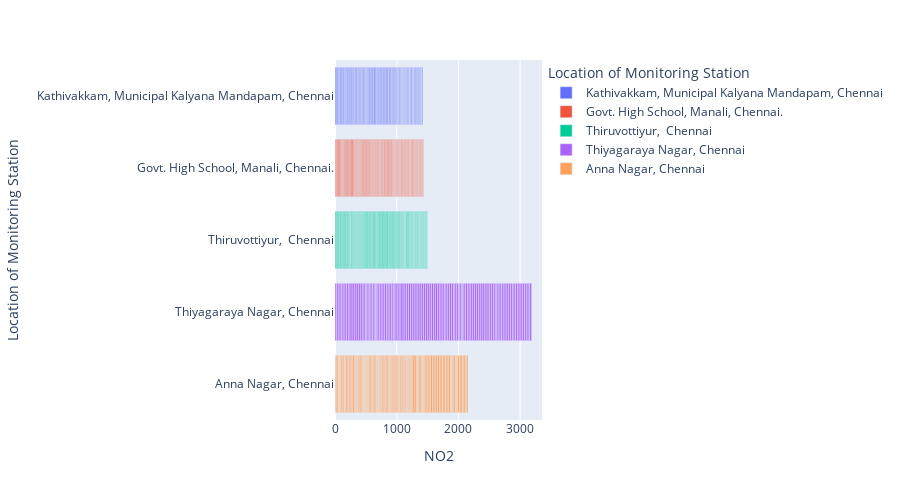

Source (notebook cell):
### Code cell
#br graph using plotly
import plotly.express as px
px.bar(new_data.head(500), x = 'NO2', y = 'Location of Monitoring Station', 
       color = 'Location of Monitoring Station', height = 500, hover_data = ['NO2', 'Location of Monitoring Station'])

### Figure 1 — Plotly figure (JSON) as saved in the notebook; plotly's stock layout.template omitted (floating-point values rounded to 4 significant figures)
{"data": [{"alignmentgroup": "True", "hovertemplate": "Location of Monitoring Station=%{y}<br>NO2=%{x}<extra></extra>", "legendgroup": "Kathivakkam, Municipal Kalyana Mandapam, Chennai", "marker": {"color": "#636efa", "pattern": {"shape": ""}}, "name": "Kathivakkam, Municipal Kalyana Mandapam, Chennai", "offsetgroup": "Kathivakkam, Municipal Kalyana Mandapam, Chennai", "orientation": "h", "showlegend": true, "textposition": "auto", "type": "bar", "x": [17, 17, 18, 16, 14, 18, 17, 16, 19, 14, 16, 14, 17, 16, 17, 16, 18, 16, 17, 14, 17, 19, 15, 16, 17, 17, 14, 16, 18, 18, 13, 14, 13, 15, 18, 16, 16, 18, 15, 20, 18, 14, 16, 16, 15, 17, 17, 14, 17, 16, 15, 17, 18, 13, 17, 16, 13, 15, 18, 15, 16, 15, 12, 13, 13, 16, 12, 12, 13, 12, 10, 14, 14, 14, 13, 14, 14, 11, 10, 14, 16, 12, 13, 12, 15, 16, 13, 13, 16, 13, 15, 16, 12, 13], "xaxis": "x", "y": ["Kathivakkam, Municipal Kalyana Mandapam, Chennai", "Kathivakkam, Municipal Kalyana Mandapam, Chennai", "Kathivakkam, Municipal Kalyana Mandapam, Chennai", "Kathivakkam, Municipal Kalyana Mandapam, Chennai", "Kathivakkam, Municipal Kalyana Mandapam, Chennai", "Kathivakkam, Municipal Kalyana Mandapam, Chennai", "Kathivakkam, Municipal Kalyana Mandapam, Chennai", "Kathivakkam, Municipal Kalyana Mandapam, Chennai", "Kathivakkam, Municipal Kalyana Mandapam, Chennai", "Kathivakkam, Municipal Kalyana Mandapam, Chennai", "Kathivakkam, Municipal Kalyana Mandapam, Chennai", "Kathivakkam, Municipal Kalyana Mandapam, Chennai", "Kathivakkam, Municipal Kalyana Mandapam, Chennai", "Kathivakkam, Municipal Kalyana Mandapam, Chennai", "Kathivakkam, Municipal Kalyana Mandapam, Chennai", "Kathivakkam, Municipal Kalyana Mandapam, Chennai", "Kathivakkam, Municipal Kalyana Mandapam, Chennai", "Kathivakkam, Municipal Kalyana Mandapam, Chennai", "Kathivakkam, Municipal Kalyana Mandapam, Chennai", "Kathivakkam, Municipal Kalyana Mandapam, Chennai", "Kathivakkam, Municipal Kalyana Mandapam, Chennai", "Kathivakkam, Municipal Kalyana Mandapam, Chennai", "Kathivakkam, Municipal Kalyana Mandapam, Chennai", "Kathivakkam, Municipal Kalyana Mandapam, Chennai", "Kathivakkam, Municipal Kalyana Mandapam, Chennai", "Kathivakkam, Municipal Kalyana Mandapam, Chennai", "Kathivakkam, Municipal Kalyana Mandapam, Chennai", "Kathivakkam, Municipal Kalyana Mandapam, Chennai", "Kathivakkam, Municipal Kalyana Mandapam, Chennai", "Kathivakkam, Municipal Kalyana Mandapam, Chennai", "Kathivakkam, Municipal Kalyana Mandapam, Chennai", "Kathivakkam, Municipal Kalyana Mandapam, Chennai", "Kathivakkam, Municipal Kalyana Mandapam, Chennai", "Kathivakkam, Municipal Kalyana Mandapam, Chennai", "Kathivakkam, Municipal Kalyana Mandapam, Chennai", "Kathivakkam, Municipal Kalyana Mandapam, Chennai", "Kathivakkam, Municipal Kalyana Mandapam, Chennai", "Kathivakkam, Municipal Kalyana Mandapam, Chennai", "Kathivakkam, Municipal Kalyana Mandapam, Chennai", "Kathivakkam, Municipal Kalyana Mandapam, Chennai", "Kathivakkam, Municipal Kalyana Mandapam, Chennai", "Kathivakkam, Municipal Kalyana Mandapam, Chennai", "Kathivakkam, Municipal Kalyana Mandapam, Chennai", "Kathivakkam, Municipal Kalyana Mandapam, Chennai", "Kathivakkam, Municipal Kalyana Mandapam, Chennai", "Kathivakkam, Municipal Kalyana Mandapam, Chennai", "Kathivakkam, Municipal Kalyana Mandapam, Chennai", "Kathivakkam, Municipal Kalyana Mandapam, Chennai", "Kathivakkam, Municipal Kalyana Mandapam, Chennai", "Kathivakkam, Municipal Kalyana Mandapam, Chennai", "Kathivakkam, Municipal Kalyana Mandapam, Chennai", "Kathivakkam, Municipal Kalyana Mandapam, Chennai", "Kathivakkam, Municipal Kalyana Mandapam, Chennai", "Kathivakkam, Municipal Kalyana Mandapam, Chennai", "Kathivakkam, Municipal Kalyana Mandapam, Chennai", "Kathivakkam, Municipal Kalyana Mandapam, Chennai", "Kathivakkam, Municipal Kalyana Mandapam, Chennai", "Kathivakkam, Municipal Kalyana Mandapam, Chennai", "Kathivakkam, Municipal Kalyana Mandapam, Chennai", "Kathivakkam, Municipal Kalyana Mandapam, Chennai", "Kathivakkam, Municipal Kalyana Mandapam, Chennai", "Kathivakkam, Municipal Kalyana Mandapam, Chennai", "Kathivakkam, Municipal Kalyana Mandapam, Chennai", "Kathivakkam, Municipal Kalyana Mandapam, Chennai", "Kathivakkam, Municipal Kalyana Mandapam, Chennai", "Kathivakkam, Municipal Kalyana Mandapam, Chennai", "Kathivakkam, Municipal Kalyana Mandapam, Chennai", "Kathivakkam, Municipal Kalyana Mandapam, Chennai", "Kathivakkam, Municipal Kalyana Mandapam, Chennai", "Kathivakkam, Municipal Kalyana Mandapam, Chennai", "Kathivakkam, Municipal Kalyana Mandapam, Chennai", "Kathivakkam, Municipal Kalyana Mandapam, Chennai", "Kathivakkam, Municipal Kalyana Mandapam, Chennai", "Kathivakkam, Municipal Kalyana Mandapam, Chennai", "Kathivakkam, Municipal Kalyana Mandapam, Chennai", "Kathivakkam, Municipal Kalyana Mandapam, Chennai", "Kathivakkam, Municipal Kalyana Mandapam, Chennai", "Kathivakkam, Municipal Kalyana Mandapam, Chennai", "Kathivakkam, Municipal Kalyana Mandapam, Chennai", "Kathivakkam, Municipal Kalyana Mandapam, Chennai", "Kathivakkam, Municipal Kalyana Mandapam, Chennai", "Kathivakkam, Municipal Kalyana Mandapam, Chennai", "Kathivakkam, Municipal Kalyana Mandapam, Chennai", "Kathivakkam, Municipal Kalyana Mandapam, Chennai", "Kathivakkam, Municipal Kalyana Mandapam, Chennai", "Kathivakkam, Municipal Kalyana Mandapam, Chennai", "Kathivakkam, Municipal Kalyana Mandapam, Chennai", "Kathivakkam, Municipal Kalyana Mandapam, Chennai", "Kathivakkam, Municipal Kalyana Mandapam, Chennai", "Kathivakkam, Municipal Kalyana Mandapam, Chennai", "Kathivakkam, Municipal Kalyana Mandapam, Chennai", "Kathivakkam, Municipal Kalyana Mandapam, Chennai", "Kathivakkam, Municipal Kalyana Mandapam, Chennai", "Kathivakkam, Municipal Kalyana Mandapam, Chennai"], "yaxis": "y"}, {"alignmentgroup": "True", "hovertemplate": "Location of Monitoring Station=%{y}<br>NO2=%{x}<extra></extra>", "legendgroup": "Govt. High School, Manali, Chennai.", "marker": {"color": "#EF553B", "pattern": {"shape": ""}}, "name": "Govt. High School, Manali, Chennai.", "offsetgroup": "Govt. High School, Manali, Chennai.", "orientation": "h", "showlegend": true, "textposition": "auto", "type": "bar", "x": [14, 17, 18, 19, 19, 18, 17, 17, 20, 18, 17, 18, 16, 14, 17, 18, 20, 19, 17, 18, 15, 15, 16, 18, 18, 18, 18, 14, 17, 17, 15, 16, 17, 14, 15, 13, 16, 17, 19, 16, 17, 16, 13, 16, 13, 17, 15, 14, 17, 15, 14, 17, 15, 16, 15, 17, 13, 13, 15, 14, 12, 13, 12, 15, 16, 15, 13, 17, 14, 13, 12, 15, 15, 15, 16, 17, 15, 12, 14, 16, 11, 15, 13, 13, 13, 13, 12, 13, 14, 16, 13, 10, 13], "xaxis": "x", "y": ["Govt. High School, Manali, Chennai.", "Govt. High School, Manali, Chennai.", "Govt. High School, Manali, Chennai.", "Govt. High School, Manali, Chennai.", "Govt. High School, Manali, Chennai.", "Govt. High School, Manali, Chennai.", "Govt. High School, Manali, Chennai.", "Govt. High School, Manali, Chennai.", "Govt. High School, Manali, Chennai.", "Govt. High School, Manali, Chennai.", "Govt. High School, Manali, Chennai.", "Govt. High School, Manali, Chennai.", "Govt. High School, Manali, Chennai.", "Govt. High School, Manali, Chennai.", "Govt. High School, Manali, Chennai.", "Govt. High School, Manali, Chennai.", "Govt. High School, Manali, Chennai.", "Govt. High School, Manali, Chennai.", "Govt. High School, Manali, Chennai.", "Govt. High School, Manali, Chennai.", "Govt. High School, Manali, Chennai.", "Govt. High School, Manali, Chennai.", "Govt. High School, Manali, Chennai.", "Govt. High School, Manali, Chennai.", "Govt. High School, Manali, Chennai.", "Govt. High School, Manali, Chennai.", "Govt. High School, Manali, Chennai.", "Govt. High School, Manali, Chennai.", "Govt. High School, Manali, Chennai.", "Govt. High School, Manali, Chennai.", "Govt. High School, Manali, Chennai.", "Govt. High School, Manali, Chennai.", "Govt. High School, Manali, Chennai.", "Govt. High School, Manali, Chennai.", "Govt. High School, Manali, Chennai.", "Govt. High School, Manali, Chennai.", "Govt. High School, Manali, Chennai.", "Govt. High School, Manali, Chennai.", "Govt. High School, Manali, Chennai.", "Govt. High School, Manali, Chennai.", "Govt. High School, Manali, Chennai.", "Govt. High School, Manali, Chennai.", "Govt. High School, Manali, Chennai.", "Govt. High School, Manali, Chennai.", "Govt. High School, Manali, Chennai.", "Govt. High School, Manali, Chennai.", "Govt. High School, Manali, Chennai.", "Govt. High School, Manali, Chennai.", "Govt. High School, Manali, Chennai.", "Govt. High School, Manali, Chennai.", "Govt. High School, Manali, Chennai.", "Govt. High School, Manali, Chennai.", "Govt. High School, Manali, Chennai.", "Govt. High School, Manali, Chennai.", "Govt. High School, Manali, Chennai.", "Govt. High School, Manali, Chennai.", "Govt. High School, Manali, Chennai.", "Govt. High School, Manali, Chennai.", "Govt. High School, Manali, Chennai.", "Govt. High School, Manali, Chennai.", "Govt. High School, Manali, Chennai.", "Govt. High School, Manali, Chennai.", "Govt. High School, Manali, Chennai.", "Govt. High School, Manali, Chennai.", "Govt. High School, Manali, Chennai.", "Govt. High School, Manali, Chennai.", "Govt. High School, Manali, Chennai.", "Govt. High School, Manali, Chennai.", "Govt. High School, Manali, Chennai.", "Govt. High School, Manali, Chennai.", "Govt. High School, Manali, Chennai.", "Govt. High School, Manali, Chennai.", "Govt. High School, Manali, Chennai.", "Govt. High School, Manali, Chennai.", "Govt. High School, Manali, Chennai.", "Govt. High School, Manali, Chennai.", "Govt. High School, Manali, Chennai.", "Govt. High School, Manali, Chennai.", "Govt. High School, Manali, Chennai.", "Govt. High School, Manali, Chennai.", "Govt. High School, Manali, Chennai.", "Govt. High School, Manali, Chennai.", "Govt. High School, Manali, Chennai.", "Govt. High School, Manali, Chennai.", "Govt. High School, Manali, Chennai.", "Govt. High School, Manali, Chennai.", "Govt. High School, Manali, Chennai.", "Govt. High School, Manali, Chennai.", "Govt. High School, Manali, Chennai.", "Govt. High School, Manali, Chennai.", "Govt. High School, Manali, Chennai.", "Govt. High School, Manali, Chennai.", "Govt. High School, Manali, Chennai."], "yaxis": "y"}, {"alignmentgroup": "True", "hovertemplate": "Location of Monitoring Station=%{y}<br>NO2=%{x}<extra></extra>", "legendgroup": "Thiruvottiyur,  Chennai", "marker": {"color": "#00cc96", "pattern": {"shape": ""}}, "name": "Thiruvottiyur,  Chennai", "offsetgroup": "Thiruvottiyur,  Chennai", "orientation": "h", "showlegend": true, "textposition": "auto", "type": "bar", "x": [17, 16, 17, 18, 14, 18, 16, 15, 17, 17, 18, 16, 18, 17, 17, 13, 18, 17, 19, 15, 17, 16, 17, 13, 17, 19, 17, 15, 19, 17, 18, 17, 15, 16, 16, 15, 15, 19, 17, 15, 13, 16, 18, 19, 17, 14, 19, 16, 16, 16, 17, 19, 14, 16, 17, 15, 16, 17, 15, 14, 15, 15, 18, 17, 13, 16, 15, 15, 14, 13, 12, 17, 15, 16, 12, 15, 14, 18, 14, 13, 12, 13, 14, 15, 17, 14, 11, 13, 12, 14, 13, 16, 13, 11, 13, 11], "xaxis": "x", "y": ["Thiruvottiyur,  Chennai", "Thiruvottiyur,  Chennai", "Thiruvottiyur,  Chennai", "Thiruvottiyur,  Chennai", "Thiruvottiyur,  Chennai", "Thiruvottiyur,  Chennai", "Thiruvottiyur,  Chennai", "Thiruvottiyur,  Chennai", "Thiruvottiyur,  Chennai", "Thiruvottiyur,  Chennai", "Thiruvottiyur,  Chennai", "Thiruvottiyur,  Chennai", "Thiruvottiyur,  Chennai", "Thiruvottiyur,  Chennai", "Thiruvottiyur,  Chennai", "Thiruvottiyur,  Chennai", "Thiruvottiyur,  Chennai", "Thiruvottiyur,  Chennai", "Thiruvottiyur,  Chennai", "Thiruvottiyur,  Chennai", "Thiruvottiyur,  Chennai", "Thiruvottiyur,  Chennai", "Thiruvottiyur,  Chennai", "Thiruvottiyur,  Chennai", "Thiruvottiyur,  Chennai", "Thiruvottiyur,  Chennai", "Thiruvottiyur,  Chennai", "Thiruvottiyur,  Chennai", "Thiruvottiyur,  Chennai", "Thiruvottiyur,  Chennai", "Thiruvottiyur,  Chennai", "Thiruvottiyur,  Chennai", "Thiruvottiyur,  Chennai", "Thiruvottiyur,  Chennai", "Thiruvottiyur,  Chennai", "Thiruvottiyur,  Chennai", "Thiruvottiyur,  Chennai", "Thiruvottiyur,  Chennai", "Thiruvottiyur,  Chennai", "Thiruvottiyur,  Chennai", "Thiruvottiyur,  Chennai", "Thiruvottiyur,  Chennai", "Thiruvottiyur,  Chennai", "Thiruvottiyur,  Chennai", "Thiruvottiyur,  Chennai", "Thiruvottiyur,  Chennai", "Thiruvottiyur,  Chennai", "Thiruvottiyur,  Chennai", "Thiruvottiyur,  Chennai", "Thiruvottiyur,  Chennai", "Thiruvottiyur,  Chennai", "Thiruvottiyur,  Chennai", "Thiruvottiyur,  Chennai", "Thiruvottiyur,  Chennai", "Thiruvottiyur,  Chennai", "Thiruvottiyur,  Chennai", "Thiruvottiyur,  Chennai", "Thiruvottiyur,  Chennai", "Thiruvottiyur,  Chennai", "Thiruvottiyur,  Chennai", "Thiruvottiyur,  Chennai", "Thiruvottiyur,  Chennai", "Thiruvottiyur,  Chennai", "Thiruvottiyur,  Chennai", "Thiruvottiyur,  Chennai", "Thiruvottiyur,  Chennai", "Thiruvottiyur,  Chennai", "Thiruvottiyur,  Chennai", "Thiruvottiyur,  Chennai", "Thiruvottiyur,  Chennai", "Thiruvottiyur,  Chennai", "Thiruvottiyur,  Chennai", "Thiruvottiyur,  Chennai", "Thiruvottiyur,  Chennai", "Thiruvottiyur,  Chennai", "Thiruvottiyur,  Chennai", "Thiruvottiyur,  Chennai", "Thiruvottiyur,  Chennai", "Thiruvottiyur,  Chennai", "Thiruvottiyur,  Chennai", "Thiruvottiyur,  Chennai", "Thiruvottiyur,  Chennai", "Thiruvottiyur,  Chennai", "Thiruvottiyur,  Chennai", "Thiruvottiyur,  Chennai", "Thiruvottiyur,  Chennai", "Thiruvottiyur,  Chennai", "Thiruvottiyur,  Chennai", "Thiruvottiyur,  Chennai", "Thiruvottiyur,  Chennai", "Thiruvottiyur,  Chennai", "Thiruvottiyur,  Chennai", "Thiruvottiyur,  Chennai", "Thiruvottiyur,  Chennai", "Thiruvottiyur,  Chennai", "Thiruvottiyur,  Chennai"], "yaxis": "y"}, {"alignmentgroup": "True", "hovertemplate": "Location of Monitoring Station=%{y}<br>NO2=%{x}<extra></extra>", "legendgroup": "Thiyagaraya Nagar, Chennai", "marker": {"color": "#ab63fa", "pattern": {"shape": ""}}, "name": "Thiyagaraya Nagar, Chennai", "offsetgroup": "Thiyagaraya Nagar, Chennai", "orientation": "h", "showlegend": true, "textposition": "auto", "type": "bar", "x": [23, 30, 29, 25, 26, 29, 25, 30, 27, 34, 35, 32, 34, 32, 32, 27, 23, 22, 23, 24, 23, 25, 26, 21, 21, 19, 27, 26, 28, 27, 32, 25, 28, 29, 25, 17, 28, 30, 22, 28, 35, 30, 28, 30, 31, 30, 31, 31, 30, 31, 30, 30, 33, 35, 33, 28, 32, 29, 35, 30, 28, 30, 28, 22, 29, 29, 34, 32, 20, 30, 27, 22.14, 25, 20, 23, 24, 32, 27, 28, 31, 29, 31, 32, 30, 32, 33, 30, 31, 28, 31, 33, 25, 23, 25, 29, 24, 28, 30, 30, 29, 30, 29, 26, 27, 29, 28, 29, 29, 29, 29, 29, 26, 31], "xaxis": "x", "y": ["Thiyagaraya Nagar, Chennai", "Thiyagaraya Nagar, Chennai", "Thiyagaraya Nagar, Chennai", "Thiyagaraya Nagar, Chennai", "Thiyagaraya Nagar, Chennai", "Thiyagaraya Nagar, Chennai", "Thiyagaraya Nagar, Chennai", "Thiyagaraya Nagar, Chennai", "Thiyagaraya Nagar, Chennai", "Thiyagaraya Nagar, Chennai", "Thiyagaraya Nagar, Chennai", "Thiyagaraya Nagar, Chennai", "Thiyagaraya Nagar, Chennai", "Thiyagaraya Nagar, Chennai", "Thiyagaraya Nagar, Chennai", "Thiyagaraya Nagar, Chennai", "Thiyagaraya Nagar, Chennai", "Thiyagaraya Nagar, Chennai", "Thiyagaraya Nagar, Chennai", "Thiyagaraya Nagar, Chennai", "Thiyagaraya Nagar, Chennai", "Thiyagaraya Nagar, Chennai", "Thiyagaraya Nagar, Chennai", "Thiyagaraya Nagar, Chennai", "Thiyagaraya Nagar, Chennai", "Thiyagaraya Nagar, Chennai", "Thiyagaraya Nagar, Chennai", "Thiyagaraya Nagar, Chennai", "Thiyagaraya Nagar, Chennai", "Thiyagaraya Nagar, Chennai", "Thiyagaraya Nagar, Chennai", "Thiyagaraya Nagar, Chennai", "Thiyagaraya Nagar, Chennai", "Thiyagaraya Nagar, Chennai", "Thiyagaraya Nagar, Chennai", "Thiyagaraya Nagar, Chennai", "Thiyagaraya Nagar, Chennai", "Thiyagaraya Nagar, Chennai", "Thiyagaraya Nagar, Chennai", "Thiyagaraya Nagar, Chennai", "Thiyagaraya Nagar, Chennai", "Thiyagaraya Nagar, Chennai", "Thiyagaraya Nagar, Chennai", "Thiyagaraya Nagar, Chennai", "Thiyagaraya Nagar, Chennai", "Thiyagaraya Nagar, Chennai", "Thiyagaraya Nagar, Chennai", "Thiyagaraya Nagar, Chennai", "Thiyagaraya Nagar, Chennai", "Thiyagaraya Nagar, Chennai", "Thiyagaraya Nagar, Chennai", "Thiyagaraya Nagar, Chennai", "Thiyagaraya Nagar, Chennai", "Thiyagaraya Nagar, Chennai", "Thiyagaraya Nagar, Chennai", "Thiyagaraya Nagar, Chennai", "Thiyagaraya Nagar, Chennai", "Thiyagaraya Nagar, Chennai", "Thiyagaraya Nagar, Chennai", "Thiyagaraya Nagar, Chennai", "Thiyagaraya Nagar, Chennai", "Thiyagaraya Nagar, Chennai", "Thiyagaraya Nagar, Chennai", "Thiyagaraya Nagar, Chennai", "Thiyagaraya Nagar, Chennai", "Thiyagaraya Nagar, Chennai", "Thiyagaraya Nagar, Chennai", "Thiyagaraya Nagar, Chennai", "Thiyagaraya Nagar, Chennai", "Thiyagaraya Nagar, Chennai", "Thiyagaraya Nagar, Chennai", "Thiyagaraya Nagar, Chennai", "Thiyagaraya Nagar, Chennai", "Thiyagaraya Nagar, Chennai", "Thiyagaraya Nagar, Chennai", "Thiyagaraya Nagar, Chennai", "Thiyagaraya Nagar, Chennai", "Thiyagaraya Nagar, Chennai", "Thiyagaraya Nagar, Chennai", "Thiyagaraya Nagar, Chennai", "Thiyagaraya Nagar, Chennai", "Thiyagaraya Nagar, Chennai", "Thiyagaraya Nagar, Chennai", "Thiyagaraya Nagar, Chennai", "Thiyagaraya Nagar, Chennai", "Thiyagaraya Nagar, Chennai", "Thiyagaraya Nagar, Chennai", "Thiyagaraya Nagar, Chennai", "Thiyagaraya Nagar, Chennai", "Thiyagaraya Nagar, Chennai", "Thiyagaraya Nagar, Chennai", "Thiyagaraya Nagar, Chennai", "Thiyagaraya Nagar, Chennai", "Thiyagaraya Nagar, Chennai", "Thiyagaraya Nagar, Chennai", "Thiyagaraya Nagar, Chennai", "Thiyagaraya Nagar, Chennai", "Thiyagaraya Nagar, Chennai", "Thiyagaraya Nagar, Chennai", "Thiyagaraya Nagar, Chennai", "Thiyagaraya Nagar, Chennai", "Thiyagaraya Nagar, Chennai", "Thiyagaraya Nagar, Chennai", "Thiyagaraya Nagar, Chennai", "Thiyagaraya Nagar, Chennai", "Thiyagaraya Nagar, Chennai", "Thiyagaraya Nagar, Chennai", "Thiyagaraya Nagar, Chennai", "Thiyagaraya Nagar, Chennai", "Thiyagaraya Nagar, Chennai", "Thiyagaraya Nagar, Chennai", "Thiyagaraya Nagar, Chennai", "Thiyagaraya Nagar, Chennai"], "yaxis": "y"}, {"alignmentgroup": "True", "hovertemplate": "Location of Monitoring Station=%{y}<br>NO2=%{x}<extra></extra>", "legendgroup": "Anna Nagar, Chennai", "marker": {"color": "#FFA15A", "pattern": {"shape": ""}}, "name": "Anna Nagar, Chennai", "offsetgroup": "Anna Nagar, Chennai", "orientation": "h", "showlegend": true, "textposition": "auto", "type": "bar", "x": [15, 19, 23, 16, 20, 22, 17, 22, 20, 25, 24, 22, 20, 23, 27, 21, 17, 15, 19, 18, 20, 22, 17, 14, 15, 15, 19, 20, 21, 20, 23, 19, 22, 21, 19, 13, 21, 18, 15, 21, 19, 23, 22.14, 20, 19, 21, 19, 18, 20, 26, 20, 19, 21, 22, 16, 19, 16, 17, 18, 13, 13, 15, 18, 15, 17, 17, 33, 26, 15, 19, 22, 22.14, 19, 17, 20, 21, 27, 22, 24, 29, 29, 27, 29, 31, 24, 22, 27, 26, 24, 25, 28, 20, 17, 20, 26, 18, 18, 26, 26, 23, 24, 24, 21, 21], "xaxis": "x", "y": ["Anna Nagar, Chennai", "Anna Nagar, Chennai", "Anna Nagar, Chennai", "Anna Nagar, Chennai", "Anna Nagar, Chennai", "Anna Nagar, Chennai", "Anna Nagar, Chennai", "Anna Nagar, Chennai", "Anna Nagar, Chennai", "Anna Nagar, Chennai", "Anna Nagar, Chennai", "Anna Nagar, Chennai", "Anna Nagar, Chennai", "Anna Nagar, Chennai", "Anna Nagar, Chennai", "Anna Nagar, Chennai", "Anna Nagar, Chennai", "Anna Nagar, Chennai", "Anna Nagar, Chennai", "Anna Nagar, Chennai", "Anna Nagar, Chennai", "Anna Nagar, Chennai", "Anna Nagar, Chennai", "Anna Nagar, Chennai", "Anna Nagar, Chennai", "Anna Nagar, Chennai", "Anna Nagar, Chennai", "Anna Nagar, Chennai", "Anna Nagar, Chennai", "Anna Nagar, Chennai", "Anna Nagar, Chennai", "Anna Nagar, Chennai", "Anna Nagar, Chennai", "Anna Nagar, Chennai", "Anna Nagar, Chennai", "Anna Nagar, Chennai", "Anna Nagar, Chennai", "Anna Nagar, Chennai", "Anna Nagar, Chennai", "Anna Nagar, Chennai", "Anna Nagar, Chennai", "Anna Nagar, Chennai", "Anna Nagar, Chennai", "Anna Nagar, Chennai", "Anna Nagar, Chennai", "Anna Nagar, Chennai", "Anna Nagar, Chennai", "Anna Nagar, Chennai", "Anna Nagar, Chennai", "Anna Nagar, Chennai", "Anna Nagar, Chennai", "Anna Nagar, Chennai", "Anna Nagar, Chennai", "Anna Nagar, Chennai", "Anna Nagar, Chennai", "Anna Nagar, Chennai", "Anna Nagar, Chennai", "Anna Nagar, Chennai", "Anna Nagar, Chennai", "Anna Nagar, Chennai", "Anna Nagar, Chennai", "Anna Nagar, Chennai", "Anna Nagar, Chennai", "Anna Nagar, Chennai", "Anna Nagar, Chennai", "Anna Nagar, Chennai", "Anna Nagar, Chennai", "Anna Nagar, Chennai", "Anna Nagar, Chennai", "Anna Nagar, Chennai", "Anna Nagar, Chennai", "Anna Nagar, Chennai", "Anna Nagar, Chennai", "Anna Nagar, Chennai", "Anna Nagar, Chennai", "Anna Nagar, Chennai", "Anna Nagar, Chennai", "Anna Nagar, Chennai", "Anna Nagar, Chennai", "Anna Nagar, Chennai", "Anna Nagar, Chennai", "Anna Nagar, Chennai", "Anna Nagar, Chennai", "Anna Nagar, Chennai", "Anna Nagar, Chennai", "Anna Nagar, Chennai", "Anna Nagar, Chennai", "Anna Nagar, Chennai", "Anna Nagar, Chennai", "Anna Nagar, Chennai", "Anna Nagar, Chennai", "Anna Nagar, Chennai", "Anna Nagar, Chennai", "Anna Nagar, Chennai", "Anna Nagar, Chennai", "Anna Nagar, Chennai", "Anna Nagar, Chennai", "Anna Nagar, Chennai", "Anna Nagar, Chennai", "Anna Nagar, Chennai", "Anna Nagar, Chennai", "Anna Nagar, Chennai", "Anna Nagar, Chennai", "Anna Nagar, Chennai"], "yaxis": "y"}], "layout": {"barmode": "relative", "height": 500, "legend": {"title": {"text": "Location of Monitoring Station"}, "tracegroupgap": 0}, "margin": {"t": 60}, "xaxis": {"anchor": "y", "domain": [0, 1], "title": {"text": "NO2"}}, "yaxis": {"anchor": "x", "categoryarray": ["Anna Nagar, Chennai", "Thiyagaraya Nagar, Chennai", "Thiruvottiyur,  Chennai", "Govt. High School, Manali, Chennai.", "Kathivakkam, Municipal Kalyana Mandapam, Chennai"], "categoryorder": "array", "domain": [0, 1], "title": {"text": "Location of Monitoring Station"}}}}
